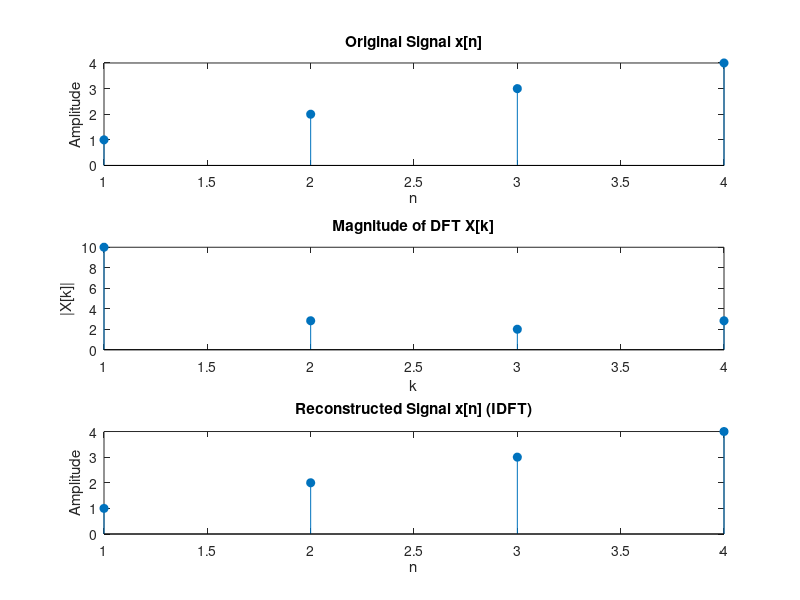

The MATLAB source for this figure:
clc;
clear;
close all;
x = [1 2 3 4]; 
X = fft(x); 
x_reconstructed = ifft(X);
subplot(3,1,1);
stem(x, 'filled');
title('Original Signal x[n]');
xlabel('n');
ylabel('Amplitude');
subplot(3,1,2);
stem(abs(X), 'filled');
title('Magnitude of DFT X[k]');
xlabel('k');
ylabel('|X[k]|');
subplot(3,1,3);
stem(real(x_reconstructed), 'filled');
title('Reconstructed Signal x[n] (IDFT)');
xlabel('n');
ylabel('Amplitude');
disp('DFT of the signal x[n]:');
disp(X);
disp('Reconstructed signal using IDFT:');
disp(x_reconstructed);
